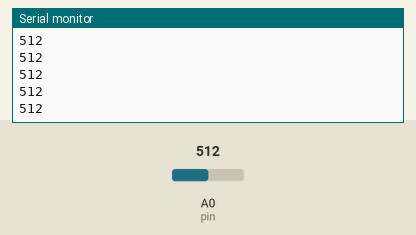
This sketch was run on a simulated Arduino Uno, built with avr-gcc and run on an emulated ATmega328P. Parts: the last lines printed to the serial monitor. The inputs (shaded band) are chosen by the test bench; at power-on: A0 (pin) = 512.

Above: at 1.2 s.
1.3 s: A0 (pin) set to 716
At 1.32 s:
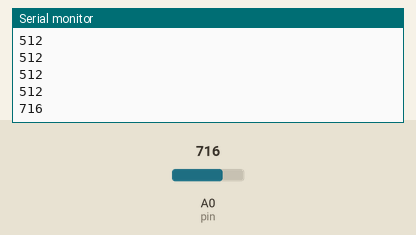
2.8 s: A0 (pin) set to 900
At 2.83 s:
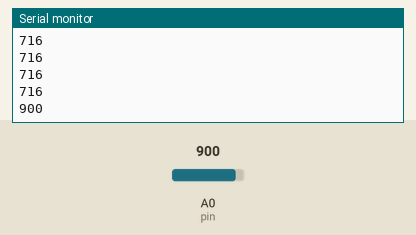
Timing chart, 0 to 5.8 s (numbered marks = the images above; inputs shaded):
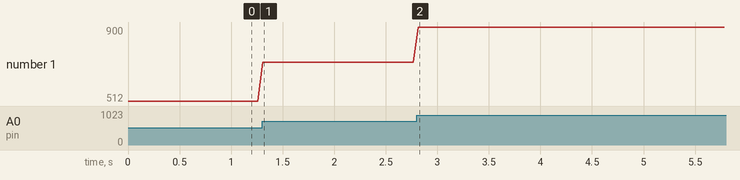

The sketch:

analogRead.ino
```cpp
int pin = A0; // declare pin number for digital read
int analogVal = 0; // declare variable to store digital read value

void setup() {
  pinMode(pin, INPUT); // set pin as an input
  Serial.begin(9600); // begin serial so we can communicate with the Arduino over USB
}

void loop() {
  analogVal = analogRead(pin); // digital read pin and assign the reading to buttonVal
  Serial.println(analogVal); // print the button value in a new line in serial

  delay(50); // pause loop here for 50ms
}
```

Measured:
- after the input at 1.3 s, the serial monitor: prints a new line at once (image 1)
- after the input at 2.8 s, the serial monitor: prints a new line at once (image 2)
- plotted number 1: 512 → 716 after the input at 1.3 s, 716 → 900 after the input at 2.8 s
